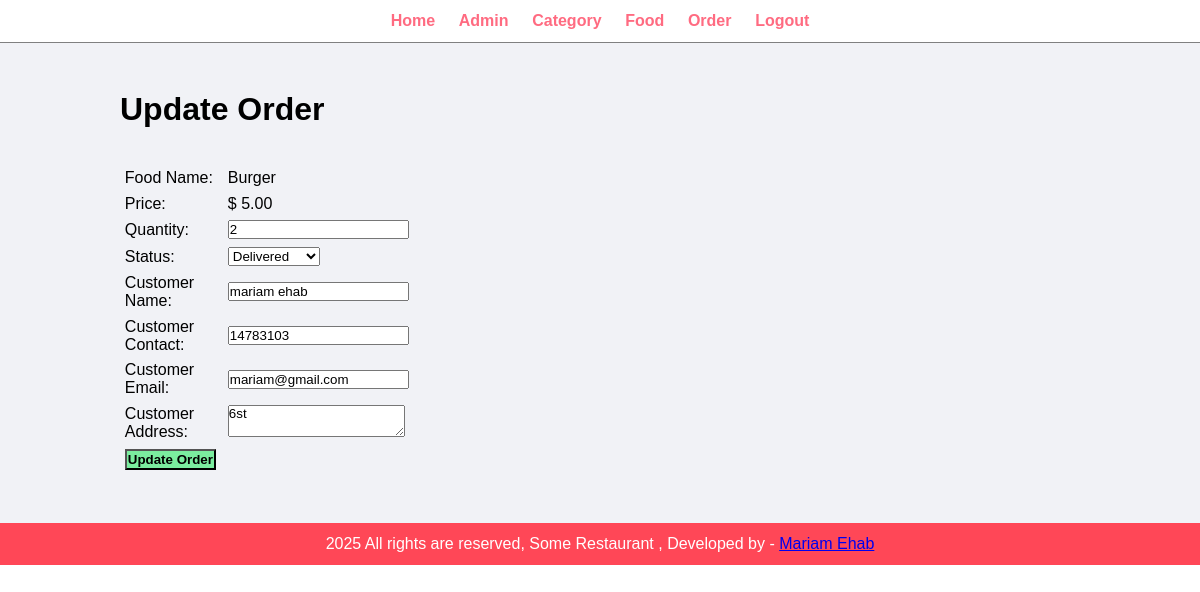
Screenshot of /admin/update-order.php?id=1 (signed in) with the database file from the repository.
### tables this page shows
CREATE TABLE `order` (
  `id` int(11) NOT NULL,
  `food` varchar(150) NOT NULL,
  `price` decimal(10,2) NOT NULL,
  `quantity` int(11) NOT NULL,
  `total` decimal(10,2) NOT NULL,
  `date` datetime NOT NULL,
  `status` varchar(50) NOT NULL,
  `customer_name` varchar(150) NOT NULL,
  `customer_contact` varchar(20) NOT NULL,
  `customer_email` varchar(150) NOT NULL,
  `customer_address` varchar(255) NOT NULL
);

### admin/update-order.php (the view, shortened to what this page needs)
<?php require_once("partials/menu.php")?>
<div class="main-content">
    <div class="warpper">
        <h1>Update Order</h1>
        <br><br>
        <?php
            if(isset($_GET['id'])){
                $id = $_GET['id'];
                $sql="SELECT * FROM `order` WHERE id='$id'";
                $result = mysqli_query($connect,$sql);
                $count=mysqli_num_rows($result);
                if($count==1){
                $row = mysqli_fetch_array($result);
                $food=$row['food'];
                $price=$row['price'];
                $qty=$row['quantity'];
                $status = $row['status'];
                $customer_name=$row['customer_name'];
                $customer_email=$row['customer_email'];
                $customer_contact=$row['customer_contact'];
                $customer_address=$row['customer_address'];
                }
                else{
                    $_SESSION['no-order-found']="<div class='error'>No Food Found</div>";
                    header('location:'.SITEURL."admin/manage-order.php");
                }
            }
            else{
                header('location:'.SITEURL."admin/manage-order.php");
            }
        ?>
        <form action="" method="POST">
            <table class="tbl-30">
                <tr>
                    <td>Food Name:</td>
                    <td><?php echo $food?></td>
                </tr>
                <tr>
                    <td>Price: </td>
                    <td>$ <?php echo $price ?></td>
                </tr>
                <tr>
                    <td>Quantity:</td>
                    <td>
                        <input type="number" name="qty" value="<?php echo $qty?>">
                    </td>
                </tr>
                <tr>
                    <td>Status:</td>
                    <td>
                        <select name="status">
                            <option <?php echo $status=="Delivered"?'selected':''?> value="Delivered">Delivered</option>
                        </select>
                    </td>
                </tr>
                <tr>
                    <td>Customer Name: </td>
                    <td>
                        <input type="text" name="customer_name" value="<?php echo $customer_name?>">
                    </td>
                </tr>
                <tr>
                    <td>Customer Contact: </td>
                    <td>
                        <input type="text" name="customer_contact" value="<?php echo $customer_contact?>">
                    </td>
                </tr>
                <tr>
                    <td>Customer Email: </td>
                    <td>
                        <input type="text" name="customer_email" value="<?php echo $customer_email?>">
                    </td>
                </tr>
                <tr>
                    <td>Customer Address: </td>
                    <td>
                        <textarea  name="customer_address"><?php echo $customer_address?></textarea>
                    </td>
                </tr>
                <tr>
                    <td>
                        <input class="btn btn-secondary" type="submit" name="submit" value="Update Order" >
                    </td>
                </tr>
            </table>
        </form>
    </div>
</div>
<?php require_once("partials/footer.php")?>

### css/admin.css (style rules this page uses)
:root { --main-color: #ff4757; }
* { margin: 0 0; padding: 0 0; font-family: Arial, Helvetica, sans-serif; }
.warpper { padding: 1%; width:80%; margin:0 auto; }
.tbl-30 { width:30%; }
table tr td { padding: 1%; }
.btn-secondary { background-color: #7bed9f; padding: 1%; text-decoration: none; color: black; font-weight: bold; }
.main-content { background-color: #f1f2f6; padding: 3% 0; }

### rows the page displays
order: food "Burger", price "5.00", qty "2", status "Delivered", customer_name "mariam ehab", customer_contact "14783103", customer_email "mariam@gmail.com", customer_address "6st"
